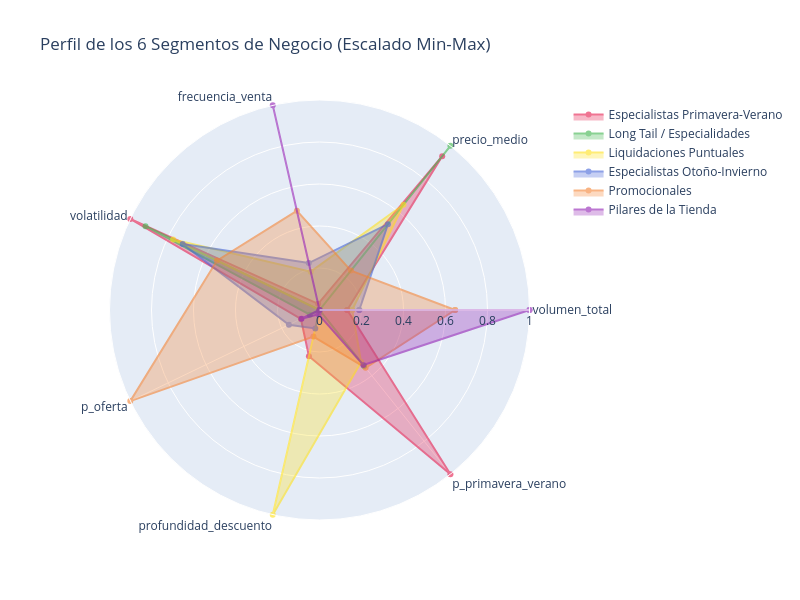

Here is the notebook cell this chart was saved with:
### Code cell
import plotly.graph_objects as go
import pandas as pd
from sklearn.preprocessing import MinMaxScaler

# 1. Recuperamos los nombres comerciales
nombres_clusters = {
    0: "Especialistas Primavera-Verano",
    1: "Long Tail / Especialidades",
    2: "Liquidaciones Puntuales",
    3: "Especialistas Otoño-Invierno",
    4: "Promocionales",
    5: "Pilares de la Tienda"
}


# 2. Preparamos los datos: Necesitamos las MEDIAS de cada variable por cluster

resumen_medias = df_cluster.groupby('cluster')[columnas_analisis].mean()
resumen_medias.rename(index=nombres_clusters, inplace=True)

# 3. Escalamos los datos de 0 a 1 SOLO para el gráfico 

scaler_radar = MinMaxScaler()
resumen_escalado = pd.DataFrame(
    scaler_radar.fit_transform(resumen_medias), 
    columns=resumen_medias.columns, 
    index=resumen_medias.index
)

# 4. Generamos el Gráfico de Radar
variables = resumen_escalado.columns.tolist()
variables += [variables[0]] # Cerramos el polígono repitiendo el primer valor

fig = go.Figure()

colores = ['#e6194b', '#3cb44b', '#ffe119', '#4363d8', '#f58231', '#911eb4']

for i, (nombre_cluster, fila) in enumerate(resumen_escalado.iterrows()):
    valores = fila.tolist()
    valores += [valores[0]] # Cerramos el polígono
    
    fig.add_trace(go.Scatterpolar(
        r=valores,
        theta=variables,
        fill='toself',
        name=nombre_cluster,
        line_color=colores[i],
        opacity=0.6
    ))

fig.update_layout(
    polar=dict(
        radialaxis=dict(visible=True, range=[0, 1])
    ),
    showlegend=True,
    title="Perfil de los 6 Segmentos de Negocio (Escalado Min-Max)",
    width=800,
    height=600
)

fig.show()

### Figure 1 — Plotly figure (JSON) as saved in the notebook; plotly's stock layout.template omitted (floating-point values rounded to 4 significant figures)
{"data": [{"fill": "toself", "line": {"color": "#e6194b"}, "name": "Especialistas Primavera-Verano", "opacity": 0.6, "r": [0.1321, 0.9371, 0.02999, 1, 0.09817, 0.2262, 1, 0.1321], "theta": ["volumen_total", "precio_medio", "frecuencia_venta", "volatilidad", "p_oferta", "profundidad_descuento", "p_primavera_verano", "volumen_total"], "type": "scatterpolar"}, {"fill": "toself", "line": {"color": "#3cb44b"}, "name": "Long Tail / Especialidades", "opacity": 0.6, "r": [0, 1, 0, 0.9196, 0.05134, 0, 0.3405, 0], "theta": ["volumen_total", "precio_medio", "frecuencia_venta", "volatilidad", "p_oferta", "profundidad_descuento", "p_primavera_verano", "volumen_total"], "type": "scatterpolar"}, {"fill": "toself", "line": {"color": "#ffe119"}, "name": "Liquidaciones Puntuales", "opacity": 0.6, "r": [0.1555, 0.6411, 0.1874, 0.7735, 0, 1, 0.3175, 0.1555], "theta": ["volumen_total", "precio_medio", "frecuencia_venta", "volatilidad", "p_oferta", "profundidad_descuento", "p_primavera_verano", "volumen_total"], "type": "scatterpolar"}, {"fill": "toself", "line": {"color": "#4363d8"}, "name": "Especialistas Otoño-Invierno", "opacity": 0.6, "r": [0.1896, 0.5226, 0.2292, 0.7231, 0.1616, 0.09006, 0, 0.1896], "theta": ["volumen_total", "precio_medio", "frecuencia_venta", "volatilidad", "p_oferta", "profundidad_descuento", "p_primavera_verano", "volumen_total"], "type": "scatterpolar"}, {"fill": "toself", "line": {"color": "#f58231"}, "name": "Promocionales", "opacity": 0.6, "r": [0.6459, 0.24, 0.4846, 0.542, 1, 0.1299, 0.3522, 0.6459], "theta": ["volumen_total", "precio_medio", "frecuencia_venta", "volatilidad", "p_oferta", "profundidad_descuento", "p_primavera_verano", "volumen_total"], "type": "scatterpolar"}, {"fill": "toself", "line": {"color": "#911eb4"}, "name": "Pilares de la Tienda", "opacity": 0.6, "r": [1, 0, 1, 0, 0.09509, 0.02129, 0.3349, 1], "theta": ["volumen_total", "precio_medio", "frecuencia_venta", "volatilidad", "p_oferta", "profundidad_descuento", "p_primavera_verano", "volumen_total"], "type": "scatterpolar"}], "layout": {"height": 600, "polar": {"radialaxis": {"range": [0, 1], "visible": true}}, "showlegend": true, "title": {"text": "Perfil de los 6 Segmentos de Negocio (Escalado Min-Max)"}, "width": 800}}
